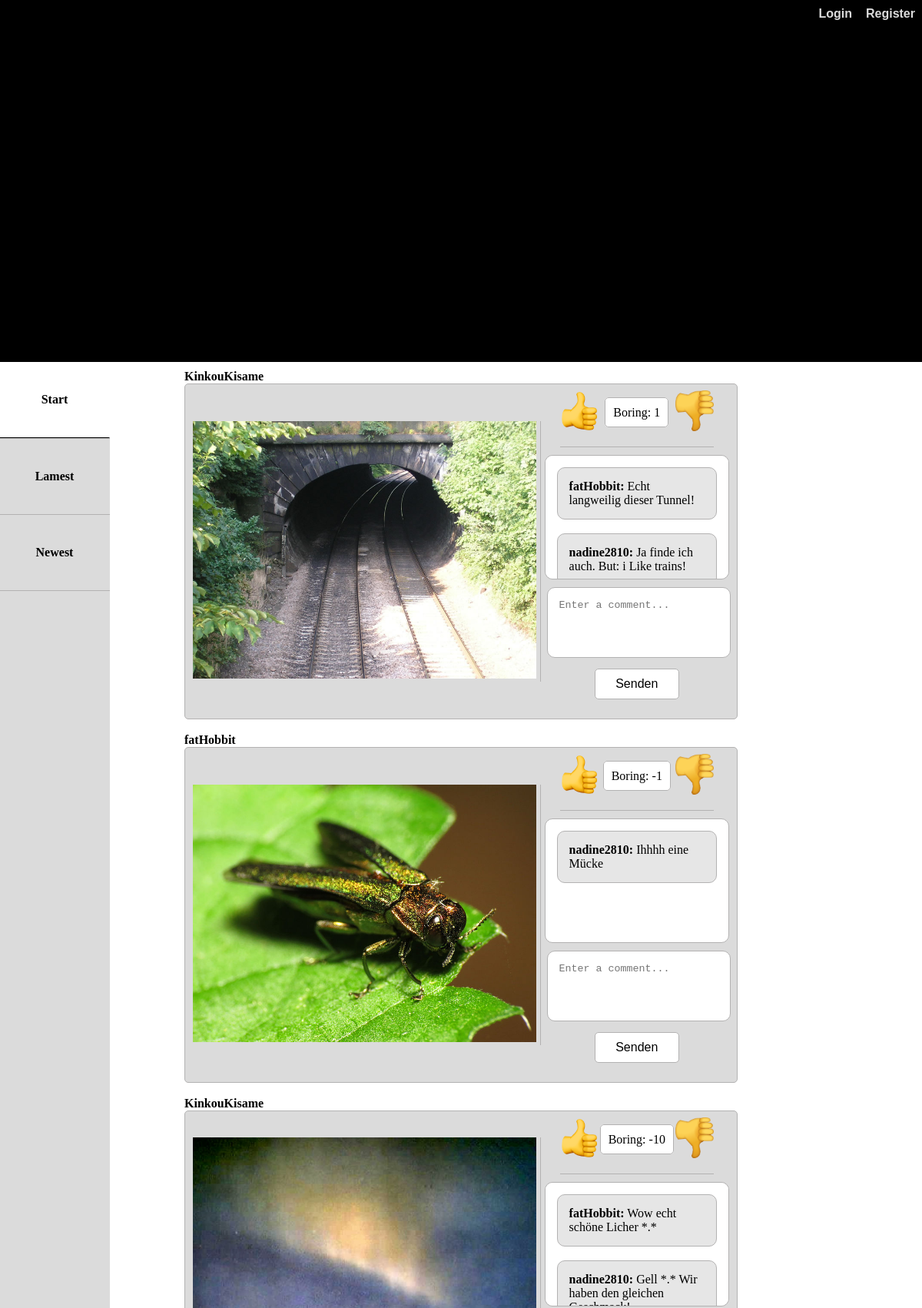
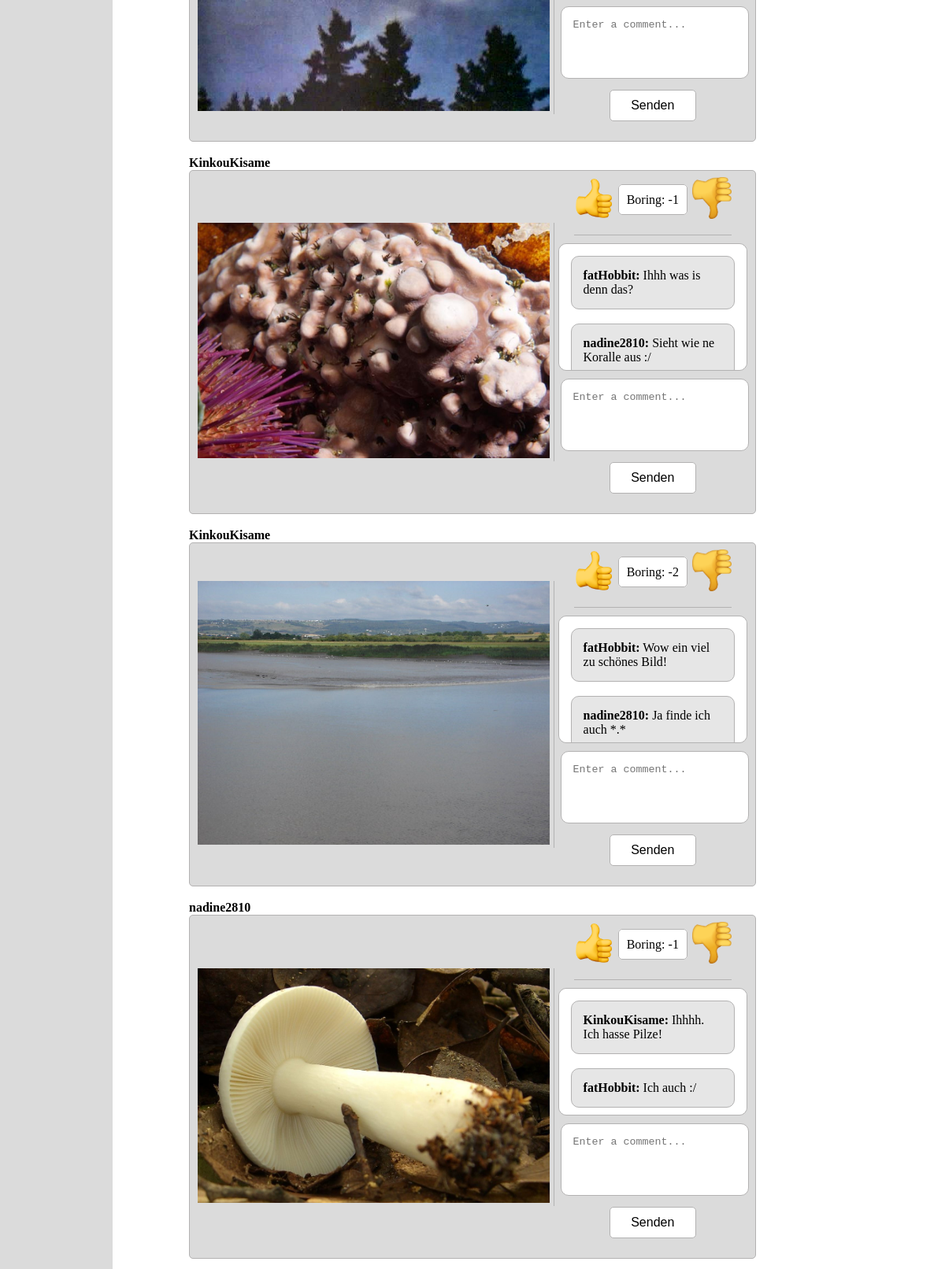
The page / (upper part) on the database its author committed (2 pictures, top to bottom).
### tables this page shows
CREATE TABLE `images` (
  `imageId` int(11) NOT NULL,
  `userName` varchar(255) NOT NULL,
  `userImagenumber` int(255) NOT NULL,
  `datatype` varchar(10) NOT NULL,
  `boringCounter` int(255) NOT NULL
);

### content.php (the view, shortened to what this page needs)
<article>
		<?php
		if(isset($_SESSION['userid']))
			$loggedUser = $_SESSION['userid'];
		else $loggedUser = "";
		switch ($sort) {
			default:
				$array = fetchImageIds("imageId", $loggedUser);
				if($array !== null)
					shuffle($array);
				break;
		}
		if($array !== null){
			for($i=0; $i<count($array); $i++){
				$sql = "SELECT * FROM images WHERE imageId = $array[$i]";
				$image = $pdo->query($sql)->fetch();
				echo '<div class="profileleader"><b>'.$image['userName'].'</b></div>';
				echo '<section class="container">';
				echo '<section class="images">'.'<img src="users/'.$image['userName'].'/'.$image['userName'].'_'.$image['userImagenumber'].'.'.$image['datatype'].'"width="100%">'.'</section>';
				include('comment.php');
				echo '</section><br/>';
			}
		}
		else
			die("Hier scheinen noch keine Bilder zu sein.");
		?>
</article>
		<?php
			function fetchImageIds($sorting, $loggedUser) {
				$tmp = null;
				if($pdo = new PDO('mysql:host=localhost;dbname=neinGag', 'root', '')){
					$sql = "SELECT * FROM images ORDER BY ".$sorting."";
					foreach( $pdo->query($sql) as $row)
						if($row['userName'] != $loggedUser)
							$tmp[] = $row['imageId'];
				} else
					die("Fehler bei Datenbankverbindung");
				return $tmp;
			}
		?>

### index.php (shortened to what this page needs)
<!doctype html>
<html>
	<head>
		<link href="./css/style.css" rel="stylesheet" type="text/css"/>
	</head>
	<body>
	<header>
		<?php
			if(!isset($_SESSION['userid']))
				include('menu.php');
			else
				include('menu2.php');
		?>
	</header>
	<nav class="sideNav">
		<ul>
			<li><a class="selected" href="#">Start</a></li>
			<li><a href="lamest.php">Lamest</a></li>
			<li><a href="newest.php">Newest</a></li>
		</ul>
	</nav>
	<?php
	$sort = 0;
	include('content.php');
	?>
	</body>
</html>

### menu.php (shortened to what this page needs)
<nav class="nav">
	<ul>
		<li><button onclick="document.getElementById('login1').style.display='block'">Login</button></li>
		<li><button onclick="document.getElementById('register1').style.display='block'">Register</button></li>
	</ul>
</nav>

### comment.php (shortened to what this page needs)
<section class="comments">
	<?php
		if(!isset($_SESSION['userid']))
			echo '<div class="counterContainer"><a href="#"><img src="images/boring.png" title="Boring" width="50px" class="upvoter"/></a><br> <span class="boringCounter">Boring: '.$image['boringCounter'].'</span><a href="#"><img src="images/tooFunny.png" title="Too Funny" width="50px"class="downvoter"/></a></div>';
	?>
	<div class="commentsContent">
		<?php include('loadComments.php'); ?>
	</div>
	<?php
		if(!isset($_SESSION['userid']))
			echo '<form class="commentForm"  name="comment" method="post" action="#">';
		else
			echo '<form class="commentForm" name="comment" method="post" action="insertComment.php?imgID='.$image['imageId'].'">';
	?>
		<div>
				<textarea id="text" name="text" cols="35" rows="4" maxlength="200" placeholder="Enter a comment..."></textarea>
		  <input class="submitComment" type="submit" value="Senden" />
	   </div>
	</form>
</section>

### loadComments.php
<?php
    $pdo = new PDO('mysql:host=localhost;dbname=neinGag', 'root', '');
	$tmp = null;
	$tmpNicks = null;
	$sql = "SELECT * FROM comments WHERE imageID=".$image['imageId']."";
	foreach( $pdo->query($sql) as $row){
		$tmp[] = $row['comment'];
		$tmpNicks[] = $row['nickname'];
	}
	if(isset($tmp)){
	$cnt = 0;
		foreach( $tmp as $comment)
			echo '<div class="singleComment"><b>'.$tmpNicks[$cnt++].":</b> ".$comment.'</div><br/>';
	}else
		echo '<div class="singleComment">Noch sind keine Kommentare vorhanden. Sei der Erste!</div>';
?>

### css/style.css (style rules this page uses)
* { margin: 0; padding: 0; }
header { position: fixed; background: rgb(0, 0, 0); height: 6%; top: 0; left: 0; right: 0; z-index: +1; }
body { position: absolute; top: 6%; width: 100%; }
ul { list-style-type: none; }
.nav { background-color: black; width: auto; position: absolute; top: 0px; right: 0px; }
.nav ul { display: flex; }
.nav li { width: 100%; margin-right:6px; }
.nav li a, button { text-align:center; background-color:black; color:rgb(219, 219, 219); display:block; padding:9px; box-sizing:border-box; text-decoration:none; font-weight:bold; border-style: none; margin-right: -6px; font-family: 'Franklin Gothic Medium', 'Arial Narrow', Arial, sans-serif; font-size: medium; }
.sideNav { background-color: rgb(219, 219, 219); width: 12%; height: 100%; position: fixed; margin-top: -1px; margin-left: -1px; }
.sideNav li { width: 100%; margin-right:1px; border-bottom: 1px solid rgb(179, 178, 178); }
.sideNav li a { text-align:center; background-color: rgb(219, 219, 219); color:rgb(0, 0, 0); display:block; padding:40px; margin: 0px; text-align:center; box-sizing:border-box; text-decoration:none; font-weight:bold; }
.sideNav .selected { background-color: #ffffff; border: 1px solid black; border-right: 1px solid white; }
form { padding: 10px; }
input { border: 1px solid black; font-size: 16px; margin: 5px; padding: 1px; }
article { margin-top: 10px; margin-bottom: 40px; margin-right: auto; margin-left: auto; width: 60%; }
.container { background-color: rgb(219, 219, 219); padding: 10px; border: 1px solid rgb(179, 178, 178); display: flex; align-items: center; position: relative; border-radius: 5px; }
.images { padding-right: 5px; border-right: 1px solid rgb(179, 178, 178); width: 65%; }
.comments { align-self: flex-start; margin-left: 5px; width: 35%; border-radius: 10px; clear: both; }
.commentsContent { overflow: auto; padding: 5px; border: 1px solid rgb(179, 178, 178); max-height: 200px; background-color: white; border-radius: 10px; height: 150px; clear: both; }
.singleComment { padding: 15px; display: block; background-color: rgb(230, 230, 230); border-radius: 10px; border: 1px solid rgb(179, 178, 178); margin: 10px; margin-bottom: -10px; }
textarea { resize: none; overflow: auto; width: 94%; border-radius: 10px; border-style: unset; padding: 15px; margin-left: -7px; border: 1px solid rgb(179, 178, 178); transition: all 0.30s ease-in-out; outline: none; }
.commentForm { text-align: center; }
.submitComment { margin-top: 10px; background: white; width: 50%; padding: 10px; border-radius: 5px; border: 1px solid rgb(179, 178, 178); }
.counterContainer { border-bottom: 1px solid rgb(179, 178, 178); padding-bottom: 35px; margin: auto 20px 10px 20px; text-align: center; }
.boringCounter { margin-top: 50px; background-color: white; border-radius: 5px; border: 1px solid rgb(179, 178, 178); padding: 10px; }
.upvoter { float: left; }
.downvoter { float: right; margin-top: -20px; }
button, input[type=submit] { cursor: pointer; }

### rows shown on the page
images: userName "KinkouKisame", userName (picture), boringCounter "1", cnt "fatHobbit", comment "Echt langweilig dieser Tunnel!", cnt "nadine2810", comment "Ja finde ich auch. But: i Like trains!"
images: userName "fatHobbit", userName (picture), boringCounter "-1", cnt "nadine2810", comment "Ihhhh eine Mücke"
images: userName "KinkouKisame", userName (picture), boringCounter "-10", cnt "fatHobbit", comment "Wow echt schöne Licher *.*", cnt "nadine2810", comment "Gell *.* Wir haben den gleichen…"
images: userName "KinkouKisame", userName (picture), boringCounter "-1", cnt "fatHobbit", comment "Ihhh was is denn das?", cnt "nadine2810", comment "Sieht wie ne Koralle aus :/"
images: userName "KinkouKisame", userName (picture), boringCounter "-2", cnt "fatHobbit", comment "Wow ein viel zu schönes Bild!", cnt "nadine2810", comment "Ja finde ich auch *.*"
images: userName "nadine2810", userName (picture), boringCounter "-1", cnt "KinkouKisame", comment "Ihhhh. Ich hasse Pilze!", cnt "fatHobbit", comment "Ich auch :/"
